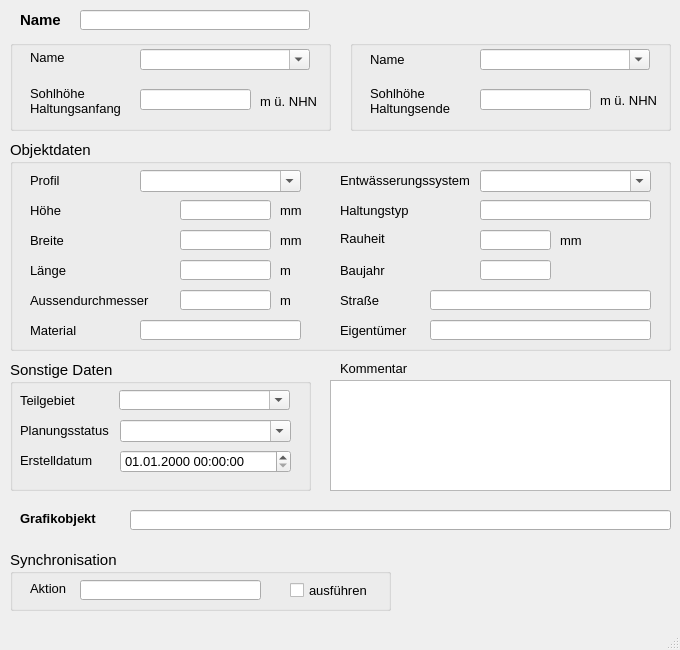
<?xml version="1.0" encoding="UTF-8"?>
<ui version="4.0">
 <class>MainWindow</class>
 <widget class="QMainWindow" name="MainWindow">
  <property name="geometry">
   <rect>
    <x>0</x>
    <y>0</y>
    <width>680</width>
    <height>650</height>
   </rect>
  </property>
  <property name="minimumSize">
   <size>
    <width>680</width>
    <height>650</height>
   </size>
  </property>
  <property name="font">
   <font>
    <family>Tahoma</family>
    <pointsize>10</pointsize>
   </font>
  </property>
  <property name="windowTitle">
   <string>Schieber</string>
  </property>
  <widget class="QWidget" name="centralwidget">
   <widget class="QLabel" name="label">
    <property name="geometry">
     <rect>
      <x>20</x>
      <y>10</y>
      <width>51</width>
      <height>20</height>
     </rect>
    </property>
    <property name="font">
     <font>
      <family>Tahoma</family>
      <pointsize>11</pointsize>
      <weight>75</weight>
      <bold>true</bold>
     </font>
    </property>
    <property name="text">
     <string>Name</string>
    </property>
   </widget>
   <widget class="QGroupBox" name="groupBox_3">
    <property name="geometry">
     <rect>
      <x>10</x>
      <y>360</y>
      <width>301</width>
      <height>131</height>
     </rect>
    </property>
    <property name="font">
     <font>
      <family>Tahoma</family>
      <pointsize>11</pointsize>
     </font>
    </property>
    <property name="title">
     <string>Sonstige Daten</string>
    </property>
    <widget class="QComboBox" name="teilgebiet">
     <property name="geometry">
      <rect>
       <x>109</x>
       <y>30</y>
       <width>171</width>
       <height>20</height>
      </rect>
     </property>
     <property name="font">
      <font>
       <family>Tahoma</family>
       <pointsize>10</pointsize>
      </font>
     </property>
     <property name="toolTip">
      <string>&lt;html&gt;&lt;head/&gt;&lt;body&gt;&lt;p&gt;Zuordnung zu definiertem Teilgebiet&lt;/p&gt;&lt;/body&gt;&lt;/html&gt;</string>
     </property>
     <property name="statusTip">
      <string>Zuordnung zu definiertem Teilgebiet</string>
     </property>
     <property name="editable">
      <bool>true</bool>
     </property>
    </widget>
    <widget class="QLabel" name="label_11">
     <property name="geometry">
      <rect>
       <x>10</x>
       <y>30</y>
       <width>71</width>
       <height>20</height>
      </rect>
     </property>
     <property name="font">
      <font>
       <family>Tahoma</family>
       <pointsize>10</pointsize>
      </font>
     </property>
     <property name="text">
      <string>Teilgebiet</string>
     </property>
     <property name="buddy">
      <cstring>simstatus</cstring>
     </property>
    </widget>
    <widget class="QComboBox" name="simstatus">
     <property name="geometry">
      <rect>
       <x>110</x>
       <y>60</y>
       <width>171</width>
       <height>22</height>
      </rect>
     </property>
     <property name="font">
      <font>
       <family>Tahoma</family>
       <pointsize>10</pointsize>
      </font>
     </property>
     <property name="toolTip">
      <string>&lt;html&gt;&lt;head/&gt;&lt;body&gt;&lt;p&gt;&lt;span style=&quot; font-family:'Calibri','sans-serif';&quot;&gt;aktueller Status (z.B. vorhanden, in Planung, etc.)&lt;/span&gt;&lt;/p&gt;&lt;/body&gt;&lt;/html&gt;</string>
     </property>
     <property name="statusTip">
      <string>aktueller Status (z.B. vorhanden, in Planung, etc.)</string>
     </property>
     <property name="editable">
      <bool>true</bool>
     </property>
    </widget>
    <widget class="QgsDateTimeEdit" name="createdat">
     <property name="geometry">
      <rect>
       <x>110</x>
       <y>90</y>
       <width>171</width>
       <height>23</height>
      </rect>
     </property>
     <property name="font">
      <font>
       <family>Tahoma</family>
       <pointsize>10</pointsize>
      </font>
     </property>
     <property name="currentSection">
      <enum>QDateTimeEdit::DaySection</enum>
     </property>
     <property name="displayFormat">
      <string>dd.MM.yyyy HH:mm:ss</string>
     </property>
    </widget>
    <widget class="QLabel" name="label_10">
     <property name="geometry">
      <rect>
       <x>10</x>
       <y>60</y>
       <width>111</width>
       <height>21</height>
      </rect>
     </property>
     <property name="font">
      <font>
       <family>Tahoma</family>
       <pointsize>10</pointsize>
      </font>
     </property>
     <property name="text">
      <string>Planungsstatus</string>
     </property>
     <property name="buddy">
      <cstring>simstatus</cstring>
     </property>
    </widget>
    <widget class="QLabel" name="label_71">
     <property name="geometry">
      <rect>
       <x>10</x>
       <y>90</y>
       <width>151</width>
       <height>21</height>
      </rect>
     </property>
     <property name="font">
      <font>
       <family>Tahoma</family>
       <pointsize>10</pointsize>
      </font>
     </property>
     <property name="text">
      <string>Erstelldatum</string>
     </property>
    </widget>
   </widget>
   <widget class="QGroupBox" name="groupBox_2">
    <property name="geometry">
     <rect>
      <x>10</x>
      <y>40</y>
      <width>321</width>
      <height>91</height>
     </rect>
    </property>
    <property name="font">
     <font>
      <family>Tahoma</family>
      <pointsize>11</pointsize>
     </font>
    </property>
    <property name="title">
     <string/>
    </property>
    <widget class="QComboBox" name="schoben">
     <property name="geometry">
      <rect>
       <x>130</x>
       <y>9</y>
       <width>170</width>
       <height>21</height>
      </rect>
     </property>
     <property name="font">
      <font>
       <family>Tahoma</family>
       <pointsize>10</pointsize>
      </font>
     </property>
     <property name="toolTip">
      <string>&lt;html&gt;&lt;head/&gt;&lt;body&gt;&lt;p&gt;Name des oberen Schachts&lt;/p&gt;&lt;/body&gt;&lt;/html&gt;</string>
     </property>
     <property name="statusTip">
      <string>Name des oberen Schachts</string>
     </property>
     <property name="editable">
      <bool>true</bool>
     </property>
    </widget>
    <widget class="QLabel" name="label_3">
     <property name="geometry">
      <rect>
       <x>20</x>
       <y>9</y>
       <width>90</width>
       <height>16</height>
      </rect>
     </property>
     <property name="font">
      <font>
       <family>Tahoma</family>
       <pointsize>10</pointsize>
      </font>
     </property>
     <property name="text">
      <string>Name</string>
     </property>
    </widget>
    <widget class="QLabel" name="label_28">
     <property name="geometry">
      <rect>
       <x>20</x>
       <y>40</y>
       <width>101</width>
       <height>41</height>
      </rect>
     </property>
     <property name="font">
      <font>
       <family>Tahoma</family>
       <pointsize>10</pointsize>
      </font>
     </property>
     <property name="text">
      <string>Sohlhöhe
Haltungsanfang</string>
     </property>
    </widget>
    <widget class="QLabel" name="label_18">
     <property name="geometry">
      <rect>
       <x>250</x>
       <y>51</y>
       <width>61</width>
       <height>20</height>
      </rect>
     </property>
     <property name="font">
      <font>
       <family>Tahoma</family>
       <pointsize>10</pointsize>
      </font>
     </property>
     <property name="text">
      <string>m ü. NHN</string>
     </property>
    </widget>
    <widget class="QLineEdit" name="sohleoben">
     <property name="geometry">
      <rect>
       <x>130</x>
       <y>49</y>
       <width>111</width>
       <height>21</height>
      </rect>
     </property>
     <property name="font">
      <font>
       <family>Tahoma</family>
       <pointsize>10</pointsize>
      </font>
     </property>
     <property name="toolTip">
      <string/>
     </property>
     <property name="statusTip">
      <string/>
     </property>
    </widget>
   </widget>
   <widget class="QLabel" name="label_22">
    <property name="geometry">
     <rect>
      <x>340</x>
      <y>360</y>
      <width>81</width>
      <height>16</height>
     </rect>
    </property>
    <property name="font">
     <font>
      <family>Tahoma</family>
      <pointsize>10</pointsize>
     </font>
    </property>
    <property name="text">
     <string>Kommentar</string>
    </property>
   </widget>
   <widget class="QTextEdit" name="kommentar">
    <property name="geometry">
     <rect>
      <x>330</x>
      <y>380</y>
      <width>341</width>
      <height>111</height>
     </rect>
    </property>
    <property name="font">
     <font>
      <family>Tahoma</family>
      <pointsize>10</pointsize>
     </font>
    </property>
    <property name="toolTip">
     <string>&lt;html&gt;&lt;head/&gt;&lt;body&gt;&lt;p&gt;&lt;span style=&quot; font-family:'Calibri','sans-serif';&quot;&gt;Platz für eigene Kommentare.&lt;/span&gt;&lt;/p&gt;&lt;/body&gt;&lt;/html&gt;</string>
    </property>
    <property name="statusTip">
     <string>Platz für zusätzliche Kommentare</string>
    </property>
   </widget>
   <widget class="QLineEdit" name="haltnam">
    <property name="geometry">
     <rect>
      <x>80</x>
      <y>10</y>
      <width>230</width>
      <height>20</height>
     </rect>
    </property>
    <property name="font">
     <font>
      <family>Tahoma</family>
      <pointsize>11</pointsize>
     </font>
    </property>
    <property name="toolTip">
     <string>&lt;html&gt;&lt;head/&gt;&lt;body&gt;&lt;p&gt;Eindeutige Bezeichnung&lt;/p&gt;&lt;/body&gt;&lt;/html&gt;</string>
    </property>
    <property name="statusTip">
     <string>Eindeutige Bezeichnung</string>
    </property>
   </widget>
   <widget class="QGroupBox" name="groupBox_4">
    <property name="geometry">
     <rect>
      <x>350</x>
      <y>40</y>
      <width>321</width>
      <height>91</height>
     </rect>
    </property>
    <property name="font">
     <font>
      <family>Tahoma</family>
      <pointsize>11</pointsize>
     </font>
    </property>
    <property name="title">
     <string/>
    </property>
    <widget class="QComboBox" name="schunten">
     <property name="geometry">
      <rect>
       <x>130</x>
       <y>9</y>
       <width>170</width>
       <height>21</height>
      </rect>
     </property>
     <property name="font">
      <font>
       <family>Tahoma</family>
       <pointsize>10</pointsize>
      </font>
     </property>
     <property name="toolTip">
      <string>&lt;html&gt;&lt;head/&gt;&lt;body&gt;&lt;p&gt;Name des unteren Schachts&lt;/p&gt;&lt;/body&gt;&lt;/html&gt;</string>
     </property>
     <property name="statusTip">
      <string>Name des unteren Schachts</string>
     </property>
     <property name="editable">
      <bool>true</bool>
     </property>
    </widget>
    <widget class="QLabel" name="label_9">
     <property name="geometry">
      <rect>
       <x>20</x>
       <y>9</y>
       <width>100</width>
       <height>21</height>
      </rect>
     </property>
     <property name="font">
      <font>
       <family>Tahoma</family>
       <pointsize>10</pointsize>
      </font>
     </property>
     <property name="text">
      <string>Name</string>
     </property>
    </widget>
    <widget class="QLabel" name="label_29">
     <property name="geometry">
      <rect>
       <x>20</x>
       <y>40</y>
       <width>91</width>
       <height>41</height>
      </rect>
     </property>
     <property name="font">
      <font>
       <family>Tahoma</family>
       <pointsize>10</pointsize>
      </font>
     </property>
     <property name="text">
      <string>Sohlhöhe
Haltungsende</string>
     </property>
    </widget>
    <widget class="QLineEdit" name="sohleunten">
     <property name="geometry">
      <rect>
       <x>130</x>
       <y>49</y>
       <width>111</width>
       <height>21</height>
      </rect>
     </property>
     <property name="font">
      <font>
       <family>Tahoma</family>
       <pointsize>10</pointsize>
      </font>
     </property>
     <property name="toolTip">
      <string/>
     </property>
     <property name="statusTip">
      <string/>
     </property>
    </widget>
    <widget class="QLabel" name="label_19">
     <property name="geometry">
      <rect>
       <x>250</x>
       <y>50</y>
       <width>61</width>
       <height>21</height>
      </rect>
     </property>
     <property name="font">
      <font>
       <family>Tahoma</family>
       <pointsize>10</pointsize>
      </font>
     </property>
     <property name="text">
      <string>m ü. NHN</string>
     </property>
    </widget>
   </widget>
   <widget class="QGroupBox" name="groupBox_5">
    <property name="geometry">
     <rect>
      <x>10</x>
      <y>140</y>
      <width>661</width>
      <height>211</height>
     </rect>
    </property>
    <property name="font">
     <font>
      <family>Tahoma</family>
      <pointsize>11</pointsize>
     </font>
    </property>
    <property name="title">
     <string>Objektdaten</string>
    </property>
    <widget class="QLabel" name="label_21">
     <property name="geometry">
      <rect>
       <x>270</x>
       <y>120</y>
       <width>31</width>
       <height>21</height>
      </rect>
     </property>
     <property name="font">
      <font>
       <family>Tahoma</family>
       <pointsize>10</pointsize>
      </font>
     </property>
     <property name="text">
      <string>m </string>
     </property>
    </widget>
    <widget class="QLabel" name="label_17">
     <property name="geometry">
      <rect>
       <x>20</x>
       <y>110</y>
       <width>151</width>
       <height>41</height>
      </rect>
     </property>
     <property name="font">
      <font>
       <family>Tahoma</family>
       <pointsize>10</pointsize>
      </font>
     </property>
     <property name="text">
      <string>Länge</string>
     </property>
    </widget>
    <widget class="QLabel" name="label_70">
     <property name="geometry">
      <rect>
       <x>550</x>
       <y>90</y>
       <width>46</width>
       <height>21</height>
      </rect>
     </property>
     <property name="font">
      <font>
       <family>Tahoma</family>
       <pointsize>10</pointsize>
      </font>
     </property>
     <property name="text">
      <string>mm</string>
     </property>
    </widget>
    <widget class="QLabel" name="label_54">
     <property name="geometry">
      <rect>
       <x>20</x>
       <y>30</y>
       <width>91</width>
       <height>21</height>
      </rect>
     </property>
     <property name="font">
      <font>
       <family>Tahoma</family>
       <pointsize>10</pointsize>
      </font>
     </property>
     <property name="text">
      <string>Profil</string>
     </property>
    </widget>
    <widget class="QLabel" name="label_52">
     <property name="geometry">
      <rect>
       <x>330</x>
       <y>30</y>
       <width>151</width>
       <height>21</height>
      </rect>
     </property>
     <property name="font">
      <font>
       <family>Tahoma</family>
       <pointsize>10</pointsize>
      </font>
     </property>
     <property name="text">
      <string>Entwässerungssystem</string>
     </property>
    </widget>
    <widget class="QLineEdit" name="material">
     <property name="geometry">
      <rect>
       <x>130</x>
       <y>180</y>
       <width>161</width>
       <height>20</height>
      </rect>
     </property>
     <property name="toolTip">
      <string>&lt;html&gt;&lt;head/&gt;&lt;body&gt;&lt;p&gt;Material&lt;/p&gt;&lt;/body&gt;&lt;/html&gt;</string>
     </property>
     <property name="statusTip">
      <string/>
     </property>
    </widget>
    <widget class="QLineEdit" name="ks">
     <property name="geometry">
      <rect>
       <x>470</x>
       <y>90</y>
       <width>71</width>
       <height>20</height>
      </rect>
     </property>
     <property name="font">
      <font>
       <family>Tahoma</family>
       <pointsize>10</pointsize>
      </font>
     </property>
     <property name="toolTip">
      <string>&lt;html&gt;&lt;head/&gt;&lt;body&gt;&lt;p&gt;Absolute Rauheit gemäß Prandtl-Colebrook&lt;/p&gt;&lt;/body&gt;&lt;/html&gt;</string>
     </property>
     <property name="statusTip">
      <string>Absolute Rauheit gemäß Prandtl-Colebrook</string>
     </property>
    </widget>
    <widget class="QLabel" name="label_20">
     <property name="geometry">
      <rect>
       <x>270</x>
       <y>90</y>
       <width>31</width>
       <height>21</height>
      </rect>
     </property>
     <property name="font">
      <font>
       <family>Tahoma</family>
       <pointsize>10</pointsize>
      </font>
     </property>
     <property name="text">
      <string>mm</string>
     </property>
    </widget>
    <widget class="QLabel" name="label_61">
     <property name="geometry">
      <rect>
       <x>330</x>
       <y>90</y>
       <width>101</width>
       <height>16</height>
      </rect>
     </property>
     <property name="font">
      <font>
       <family>Tahoma</family>
       <pointsize>10</pointsize>
      </font>
     </property>
     <property name="text">
      <string>Rauheit</string>
     </property>
    </widget>
    <widget class="QLabel" name="label_12">
     <property name="geometry">
      <rect>
       <x>330</x>
       <y>120</y>
       <width>101</width>
       <height>21</height>
      </rect>
     </property>
     <property name="font">
      <font>
       <family>Tahoma</family>
       <pointsize>10</pointsize>
      </font>
     </property>
     <property name="text">
      <string>Baujahr</string>
     </property>
    </widget>
    <widget class="QLineEdit" name="hoehe">
     <property name="geometry">
      <rect>
       <x>170</x>
       <y>60</y>
       <width>91</width>
       <height>20</height>
      </rect>
     </property>
     <property name="font">
      <font>
       <family>Tahoma</family>
       <pointsize>10</pointsize>
      </font>
     </property>
     <property name="toolTip">
      <string/>
     </property>
     <property name="statusTip">
      <string/>
     </property>
    </widget>
    <widget class="QComboBox" name="profilnam">
     <property name="geometry">
      <rect>
       <x>130</x>
       <y>30</y>
       <width>161</width>
       <height>22</height>
      </rect>
     </property>
     <property name="font">
      <font>
       <family>Tahoma</family>
       <pointsize>10</pointsize>
      </font>
     </property>
     <property name="toolTip">
      <string>&lt;html&gt;&lt;head/&gt;&lt;body&gt;&lt;p&gt;Profil der Haltung gem. HE&lt;/p&gt;&lt;/body&gt;&lt;/html&gt;</string>
     </property>
     <property name="statusTip">
      <string/>
     </property>
     <property name="editable">
      <bool>true</bool>
     </property>
    </widget>
    <widget class="QLabel" name="label_7">
     <property name="geometry">
      <rect>
       <x>20</x>
       <y>90</y>
       <width>101</width>
       <height>21</height>
      </rect>
     </property>
     <property name="font">
      <font>
       <family>Tahoma</family>
       <pointsize>10</pointsize>
      </font>
     </property>
     <property name="text">
      <string>Breite</string>
     </property>
    </widget>
    <widget class="QLabel" name="label_16">
     <property name="geometry">
      <rect>
       <x>270</x>
       <y>60</y>
       <width>31</width>
       <height>21</height>
      </rect>
     </property>
     <property name="font">
      <font>
       <family>Tahoma</family>
       <pointsize>10</pointsize>
      </font>
     </property>
     <property name="text">
      <string>mm</string>
     </property>
    </widget>
    <widget class="QComboBox" name="entwart">
     <property name="geometry">
      <rect>
       <x>470</x>
       <y>30</y>
       <width>171</width>
       <height>22</height>
      </rect>
     </property>
     <property name="font">
      <font>
       <family>Tahoma</family>
       <pointsize>10</pointsize>
      </font>
     </property>
     <property name="toolTip">
      <string>&lt;html&gt;&lt;head/&gt;&lt;body&gt;&lt;p&gt;vorh. Entwässerungssystem (z.B. Mischwasser, Regenwasser etc.)&lt;/p&gt;&lt;/body&gt;&lt;/html&gt;</string>
     </property>
     <property name="statusTip">
      <string>vorh. Entwässerungssystem (z.B. Mischwasser, Regenwasser etc.)</string>
     </property>
     <property name="editable">
      <bool>true</bool>
     </property>
    </widget>
    <widget class="QLineEdit" name="laenge">
     <property name="geometry">
      <rect>
       <x>170</x>
       <y>120</y>
       <width>91</width>
       <height>20</height>
      </rect>
     </property>
     <property name="font">
      <font>
       <family>Tahoma</family>
       <pointsize>10</pointsize>
      </font>
     </property>
     <property name="toolTip">
      <string/>
     </property>
     <property name="statusTip">
      <string/>
     </property>
    </widget>
    <widget class="QLineEdit" name="aussendurchmesser">
     <property name="geometry">
      <rect>
       <x>170</x>
       <y>150</y>
       <width>91</width>
       <height>20</height>
      </rect>
     </property>
     <property name="toolTip">
      <string>&lt;html&gt;&lt;head/&gt;&lt;body&gt;&lt;p&gt;Aussendurchmesser&lt;/p&gt;&lt;/body&gt;&lt;/html&gt;</string>
     </property>
     <property name="statusTip">
      <string/>
     </property>
    </widget>
    <widget class="QLabel" name="label_14">
     <property name="geometry">
      <rect>
       <x>20</x>
       <y>150</y>
       <width>121</width>
       <height>21</height>
      </rect>
     </property>
     <property name="font">
      <font>
       <family>Tahoma</family>
       <pointsize>10</pointsize>
      </font>
     </property>
     <property name="text">
      <string>Aussendurchmesser</string>
     </property>
    </widget>
    <widget class="QLineEdit" name="breite">
     <property name="geometry">
      <rect>
       <x>170</x>
       <y>90</y>
       <width>91</width>
       <height>20</height>
      </rect>
     </property>
     <property name="font">
      <font>
       <family>Tahoma</family>
       <pointsize>10</pointsize>
      </font>
     </property>
     <property name="toolTip">
      <string/>
     </property>
     <property name="statusTip">
      <string/>
     </property>
    </widget>
    <widget class="QLineEdit" name="baujahr">
     <property name="geometry">
      <rect>
       <x>470</x>
       <y>120</y>
       <width>71</width>
       <height>20</height>
      </rect>
     </property>
     <property name="toolTip">
      <string>&lt;html&gt;&lt;head/&gt;&lt;body&gt;&lt;p&gt;Baujahr&lt;/p&gt;&lt;/body&gt;&lt;/html&gt;</string>
     </property>
     <property name="statusTip">
      <string/>
     </property>
    </widget>
    <widget class="QLabel" name="label_6">
     <property name="geometry">
      <rect>
       <x>20</x>
       <y>60</y>
       <width>101</width>
       <height>21</height>
      </rect>
     </property>
     <property name="font">
      <font>
       <family>Tahoma</family>
       <pointsize>10</pointsize>
      </font>
     </property>
     <property name="text">
      <string>Höhe</string>
     </property>
    </widget>
    <widget class="QLabel" name="label_23">
     <property name="geometry">
      <rect>
       <x>20</x>
       <y>180</y>
       <width>101</width>
       <height>21</height>
      </rect>
     </property>
     <property name="font">
      <font>
       <family>Tahoma</family>
       <pointsize>10</pointsize>
      </font>
     </property>
     <property name="text">
      <string>Material</string>
     </property>
    </widget>
    <widget class="QLabel" name="label_27">
     <property name="geometry">
      <rect>
       <x>270</x>
       <y>150</y>
       <width>31</width>
       <height>21</height>
      </rect>
     </property>
     <property name="font">
      <font>
       <family>Tahoma</family>
       <pointsize>10</pointsize>
      </font>
     </property>
     <property name="text">
      <string>m</string>
     </property>
    </widget>
    <widget class="QLabel" name="label_13">
     <property name="geometry">
      <rect>
       <x>330</x>
       <y>60</y>
       <width>101</width>
       <height>21</height>
      </rect>
     </property>
     <property name="font">
      <font>
       <family>Tahoma</family>
       <pointsize>10</pointsize>
      </font>
     </property>
     <property name="text">
      <string>Haltungstyp</string>
     </property>
    </widget>
    <widget class="QLineEdit" name="haltungstyp">
     <property name="geometry">
      <rect>
       <x>470</x>
       <y>60</y>
       <width>171</width>
       <height>20</height>
      </rect>
     </property>
    </widget>
    <widget class="QLineEdit" name="eigentum">
     <property name="geometry">
      <rect>
       <x>420</x>
       <y>180</y>
       <width>221</width>
       <height>20</height>
      </rect>
     </property>
     <property name="toolTip">
      <string>&lt;html&gt;&lt;head/&gt;&lt;body&gt;&lt;p&gt;Eigentümer&lt;/p&gt;&lt;/body&gt;&lt;/html&gt;</string>
     </property>
     <property name="statusTip">
      <string/>
     </property>
    </widget>
    <widget class="QLabel" name="label_66">
     <property name="geometry">
      <rect>
       <x>330</x>
       <y>150</y>
       <width>100</width>
       <height>20</height>
      </rect>
     </property>
     <property name="font">
      <font>
       <family>Tahoma</family>
       <pointsize>10</pointsize>
      </font>
     </property>
     <property name="text">
      <string>Straße</string>
     </property>
    </widget>
    <widget class="QLineEdit" name="strasse">
     <property name="geometry">
      <rect>
       <x>420</x>
       <y>150</y>
       <width>221</width>
       <height>20</height>
      </rect>
     </property>
     <property name="toolTip">
      <string>&lt;html&gt;&lt;head/&gt;&lt;body&gt;&lt;p&gt;Straßenname&lt;/p&gt;&lt;/body&gt;&lt;/html&gt;</string>
     </property>
     <property name="statusTip">
      <string/>
     </property>
    </widget>
    <widget class="QLabel" name="label_65">
     <property name="geometry">
      <rect>
       <x>330</x>
       <y>180</y>
       <width>100</width>
       <height>20</height>
      </rect>
     </property>
     <property name="font">
      <font>
       <family>Tahoma</family>
       <pointsize>10</pointsize>
      </font>
     </property>
     <property name="text">
      <string>Eigentümer</string>
     </property>
    </widget>
   </widget>
   <widget class="QLabel" name="label_24">
    <property name="geometry">
     <rect>
      <x>20</x>
      <y>510</y>
      <width>101</width>
      <height>16</height>
     </rect>
    </property>
    <property name="font">
     <font>
      <family>Tahoma</family>
      <pointsize>10</pointsize>
      <weight>75</weight>
      <bold>true</bold>
     </font>
    </property>
    <property name="text">
     <string>Grafikobjekt</string>
    </property>
   </widget>
   <widget class="QGroupBox" name="groupBox_sync">
    <property name="geometry">
     <rect>
      <x>10</x>
      <y>550</y>
      <width>381</width>
      <height>61</height>
     </rect>
    </property>
    <property name="font">
     <font>
      <family>Tahoma</family>
      <pointsize>11</pointsize>
     </font>
    </property>
    <property name="title">
     <string>Synchronisation</string>
    </property>
    <widget class="QCheckBox" name="status">
     <property name="geometry">
      <rect>
       <x>280</x>
       <y>30</y>
       <width>101</width>
       <height>21</height>
      </rect>
     </property>
     <property name="font">
      <font>
       <family>Tahoma</family>
       <pointsize>10</pointsize>
      </font>
     </property>
     <property name="toolTip">
      <string>Synchronisation aktivieren</string>
     </property>
     <property name="statusTip">
      <string>Synchronisation aktivieren</string>
     </property>
     <property name="text">
      <string>ausführen</string>
     </property>
    </widget>
    <widget class="QLabel" name="label_25">
     <property name="geometry">
      <rect>
       <x>20</x>
       <y>30</y>
       <width>51</width>
       <height>16</height>
      </rect>
     </property>
     <property name="font">
      <font>
       <family>Tahoma</family>
       <pointsize>10</pointsize>
      </font>
     </property>
     <property name="text">
      <string>Aktion</string>
     </property>
    </widget>
    <widget class="QLineEdit" name="aktion">
     <property name="geometry">
      <rect>
       <x>70</x>
       <y>30</y>
       <width>181</width>
       <height>20</height>
      </rect>
     </property>
     <property name="toolTip">
      <string>&lt;html&gt;&lt;head/&gt;&lt;body&gt;&lt;p&gt;Maßnahme zur Synchronisation&lt;/p&gt;&lt;/body&gt;&lt;/html&gt;</string>
     </property>
     <property name="statusTip">
      <string>Maßnahme zur Synchronisation</string>
     </property>
    </widget>
   </widget>
   <widget class="QLineEdit" name="objekt">
    <property name="geometry">
     <rect>
      <x>130</x>
      <y>510</y>
      <width>541</width>
      <height>20</height>
     </rect>
    </property>
    <property name="toolTip">
     <string>&lt;html&gt;&lt;head/&gt;&lt;body&gt;&lt;p&gt;Textbeschreibung (WKT) des Grafikobjekts&lt;/p&gt;&lt;/body&gt;&lt;/html&gt;</string>
    </property>
    <property name="statusTip">
     <string>Textbeschreibung des Grafikobjekts</string>
    </property>
   </widget>
  </widget>
  <widget class="QMenuBar" name="menubar">
   <property name="geometry">
    <rect>
     <x>0</x>
     <y>0</y>
     <width>680</width>
     <height>22</height>
    </rect>
   </property>
  </widget>
  <widget class="QStatusBar" name="statusbar"/>
 </widget>
 <customwidgets>
  <customwidget>
   <class>QgsDateTimeEdit</class>
   <extends>QDateTimeEdit</extends>
   <header>qgsdatetimeedit.h</header>
  </customwidget>
 </customwidgets>
 <resources/>
 <connections/>
</ui>
